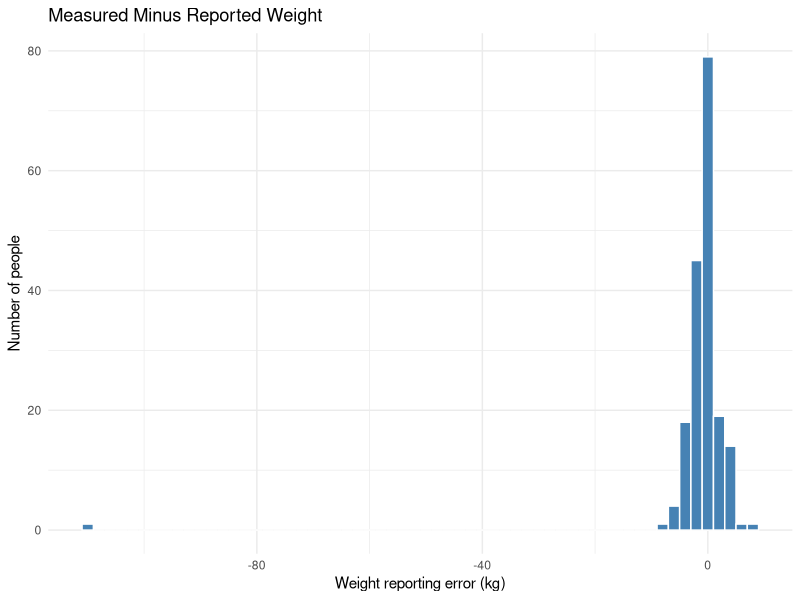

R code for this plot:
## ---- chunk 1
#| include: false
knitr::opts_knit$set(root.dir = normalizePath("../../../.."))
library(dplyr)
library(ggplot2)
library(readr)
## ---- chunk 2
davis <- read_csv("data/real/davis_height_weight.csv", show_col_types = FALSE)

davis |>
  filter(!is.na(weight_reporting_error_kg)) |>
  summarise(
    n = n(),
    mean_error = mean(weight_reporting_error_kg),
    median_error = median(weight_reporting_error_kg),
    min_error = min(weight_reporting_error_kg),
    max_error = max(weight_reporting_error_kg),
    iqr_error = IQR(weight_reporting_error_kg)
  )

ggplot(davis, aes(x = weight_reporting_error_kg)) +
  geom_histogram(binwidth = 2, fill = "steelblue", color = "white") +
  labs(
    title = "Measured Minus Reported Weight",
    x = "Weight reporting error (kg)",
    y = "Number of people"
  ) +
  theme_minimal()
